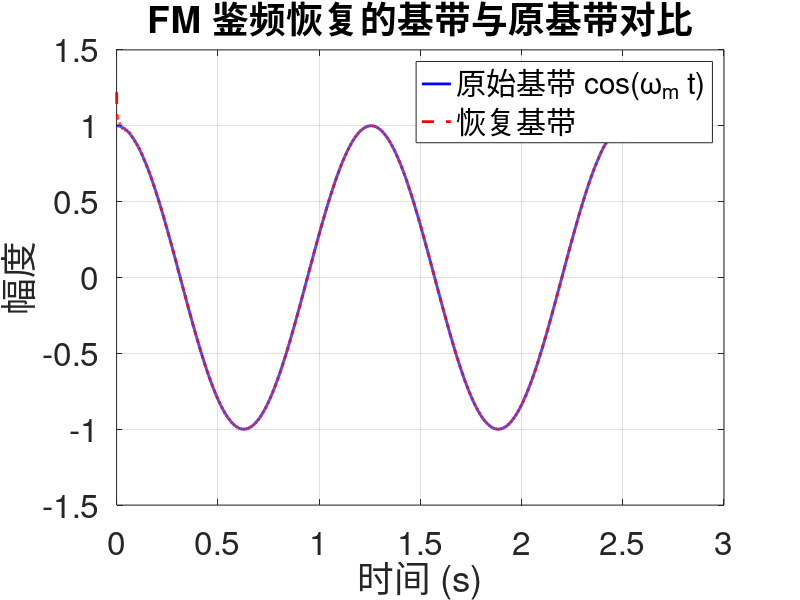

Recreate this plot in MATLAB.
clear;
close all;
clc;


% ex11_10.m  |  例11.10 · 鉴频（FM 解调）  |  AI 生成，已校验，R2023b
clc; clear; close all;

%% 参数设置
wc = 100;          % 载波角频率
wm = 5;            % 调制信号角频率
beta = 5;          % 调频指数
dw = beta * wm;    % 最大角频偏 (beta*wm = 25)

%% 时间向量
Fs = 2000;                     % 采样频率 (远大于信号最高频率)
T = 2 * (2*pi/wm);             % 仿真时长：两个调制周期
t = 0:1/Fs:T-1/Fs;             % 时间序列

%% 生成 FM 信号
% s(t) = cos(wc*t + beta*sin(wm*t))
s = cos(wc*t + beta*sin(wm*t));

%% 鉴频：通过解析信号提取瞬时角频率，再恢复基带
z = hilbert(s);                          % 解析信号
phi = unwrap(angle(z));                  % 瞬时相位（解卷绕）
omega = gradient(phi, 1/Fs);             % 瞬时角频率，使用梯度保持长度一致

% 减去载波角频率，并除以最大频偏，得到恢复的基带
recovered_baseband = (omega - wc) / dw;

% 原始基带信号
baseband_original = cos(wm*t);

%% 绘图对比
figure;
plot(t, baseband_original, 'b-', 'LineWidth', 2);   % 原始基带：蓝色实线
hold on;
plot(t, recovered_baseband, 'r--', 'LineWidth', 2); % 恢复基带：红色虚线
hold off;

grid on;
xlabel('时间 (s)', 'FontSize', 24);
ylabel('幅度', 'FontSize', 24);
title('FM 鉴频恢复的基带与原基带对比', 'FontSize', 24);
legend('原始基带 cos(\omega_m t)', '恢复基带', ...
       'Location', 'best', 'FontSize', 24);
set(gca, 'FontSize', 24);
